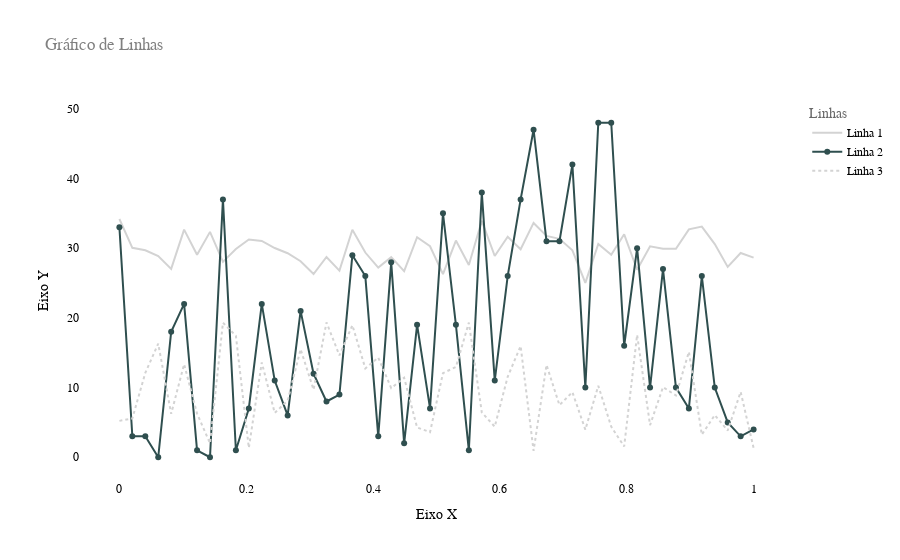

Notebook code for this chart:
### Code cell
fig = go.Figure()

# Mudando Cor da Linha 1
fig.add_trace(go.Scatter(x = x,
                         y = random_y1,
                         mode = 'lines',
                         line = dict(color = '#D3D3D3'),
                         name = 'Linha 1'
                        ))

fig.add_trace(go.Scatter(x = x,
                         y = random_y2,
                         mode = 'lines+markers',
                         line = dict(color = '#2F4F4F', width = 2),
                         name = 'Linha 2'
                        ))

fig.add_trace(go.Scatter(x = x,
                         y = random_y3,
                         mode = 'lines',
                         line = dict(color = '#D3D3D3',
                                     width = 2,
                                     dash = 'dot'),
                         name = 'Linha 3'
                        ))

# Configuração do Layout
fig.update_layout(
    title = 'Gráfico de Linhas',
    font_family = 'Arial',
    font_color = 'black',
    title_font_color = 'grey',
    xaxis = dict(title = 'Eixo X'),
    yaxis = dict(title = 'Eixo Y'),
    legend_title = 'Linhas',
    legend_title_font_color = 'dimgrey',
    plot_bgcolor = 'white', 
                 )
fig.show()

### Figure 1 — Plotly figure (JSON) as saved in the notebook; plotly's stock layout.template omitted (floating-point values rounded to 4 significant figures)
{"data": [{"line": {"color": "#D3D3D3"}, "mode": "lines", "name": "Linha 1", "type": "scatter", "x": [0, 0.02041, 0.04082, 0.06122, 0.08163, 0.102, 0.1224, 0.1429, 0.1633, 0.1837, 0.2041, 0.2245, 0.2449, 0.2653, 0.2857, 0.3061, 0.3265, 0.3469, 0.3673, 0.3878, 0.4082, 0.4286, 0.449, 0.4694, 0.4898, 0.5102, 0.5306, 0.551, 0.5714, 0.5918, 0.6122, 0.6327, 0.6531, 0.6735, 0.6939, 0.7143, 0.7347, 0.7551, 0.7755, 0.7959, 0.8163, 0.8367, 0.8571, 0.8776, 0.898, 0.9184, 0.9388, 0.9592, 0.9796, 1], "y": [34.19, 30.06, 29.7, 28.87, 27.03, 32.66, 29.06, 32.34, 28.04, 29.88, 31.25, 31.04, 30.02, 29.27, 28.13, 26.29, 28.74, 26.77, 32.64, 29.38, 27.22, 28.71, 26.71, 31.57, 30.28, 26.28, 31.09, 27.58, 33.93, 28.88, 31.64, 29.85, 33.63, 31.76, 31.34, 29.7, 25.03, 30.62, 29.07, 31.99, 26.91, 30.26, 29.93, 29.92, 32.7, 33.09, 30.58, 27.32, 29.31, 28.65]}, {"line": {"color": "#2F4F4F", "width": 2}, "mode": "lines+markers", "name": "Linha 2", "type": "scatter", "x": [0, 0.02041, 0.04082, 0.06122, 0.08163, 0.102, 0.1224, 0.1429, 0.1633, 0.1837, 0.2041, 0.2245, 0.2449, 0.2653, 0.2857, 0.3061, 0.3265, 0.3469, 0.3673, 0.3878, 0.4082, 0.4286, 0.449, 0.4694, 0.4898, 0.5102, 0.5306, 0.551, 0.5714, 0.5918, 0.6122, 0.6327, 0.6531, 0.6735, 0.6939, 0.7143, 0.7347, 0.7551, 0.7755, 0.7959, 0.8163, 0.8367, 0.8571, 0.8776, 0.898, 0.9184, 0.9388, 0.9592, 0.9796, 1], "y": [33, 3, 3, 0, 18, 22, 1, 0, 37, 1, 7, 22, 11, 6, 21, 12, 8, 9, 29, 26, 3, 28, 2, 19, 7, 35, 19, 1, 38, 11, 26, 37, 47, 31, 31, 42, 10, 48, 48, 16, 30, 10, 27, 10, 7, 26, 10, 5, 3, 4]}, {"line": {"color": "#D3D3D3", "dash": "dot", "width": 2}, "mode": "lines", "name": "Linha 3", "type": "scatter", "x": [0, 0.02041, 0.04082, 0.06122, 0.08163, 0.102, 0.1224, 0.1429, 0.1633, 0.1837, 0.2041, 0.2245, 0.2449, 0.2653, 0.2857, 0.3061, 0.3265, 0.3469, 0.3673, 0.3878, 0.4082, 0.4286, 0.449, 0.4694, 0.4898, 0.5102, 0.5306, 0.551, 0.5714, 0.5918, 0.6122, 0.6327, 0.6531, 0.6735, 0.6939, 0.7143, 0.7347, 0.7551, 0.7755, 0.7959, 0.8163, 0.8367, 0.8571, 0.8776, 0.898, 0.9184, 0.9388, 0.9592, 0.9796, 1], "y": [5.221, 5.569, 12.1, 16.3, 6.236, 13.35, 6.264, 1.994, 19.32, 17.42, 1.338, 13.6, 6.358, 8.129, 15.5, 9.707, 19.34, 14.62, 18.95, 12.75, 14.31, 9.921, 11.41, 4.275, 3.6, 12.07, 12.95, 19.32, 6.432, 4.389, 11.55, 15.95, 0.9277, 13.25, 7.478, 9.345, 3.963, 10.25, 4.391, 1.549, 17.56, 4.618, 10.06, 8.873, 15.12, 3.236, 6.055, 3.834, 9.379, 1.324]}], "layout": {"autosize": true, "font": {"color": "black", "family": "Arial"}, "legend": {"title": {"font": {"color": "dimgrey"}, "text": "Linhas"}}, "plot_bgcolor": "white", "title": {"font": {"color": "grey"}, "text": "Gráfico de Linhas"}, "xaxis": {"autorange": true, "range": [-0.06068, 1.061], "title": {"text": "Eixo X"}, "type": "linear"}, "yaxis": {"autorange": true, "range": [-3.961, 51.96], "title": {"text": "Eixo Y"}, "type": "linear"}}}
